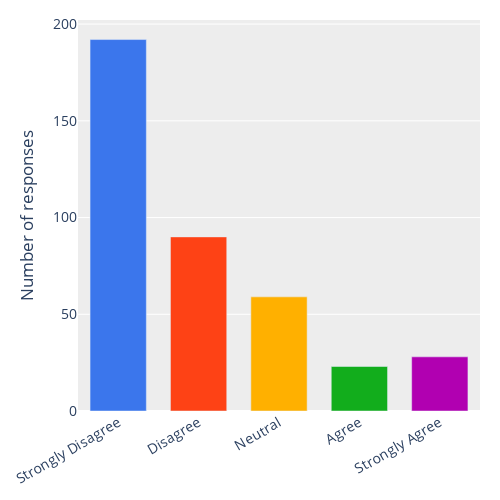
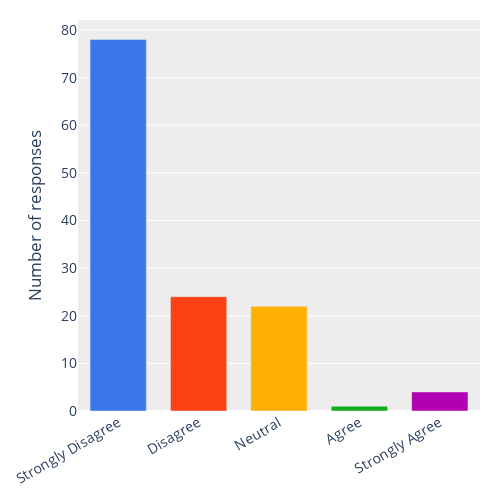

Notebook cell for these charts, in order:
### Code cell
for class_ in ['sta', 'dyn', 'sol']:
    color_map = {1:'#3b76ec',2:'#fe4215',3:'#ffb000',4:'#12ad1c', 5:'#b100b1'}
    fig = go.Figure()
    if class_ == 'dyn': continue
    print(list([sdfs[class_]['textbook'].value_counts()[i+1] for i in range(5)]))
    fig.add_trace(go.Bar(
            x= [1, 2, 3, 4, 5],
            y= list([sdfs[class_]['textbook'].value_counts()[i+1] for i in range(5)]),
            marker=dict(color=[c for k, c in color_map.items()]),
            #marker_line=dict(width=.25,color="black")
        ))
            
    fig.update_layout(
        title=f"",
        yaxis_title="Number of responses",
        showlegend=False,
        height=500,
        width=500,
        bargap=0.3,
        xaxis=dict(
            tickmode = 'array',
            tickvals=[1, 2, 3, 4, 5],
            ticktext=['Strongly Disagree', 'Disagree', 'Neutral', 'Agree', 'Strongly Agree'], 
            range=[0.5, 5.5] , tickfont=dict(size=14)
        ),
        yaxis=dict(
            tickfont=dict(size=14)
        ),
        margin=dict(l=40, r=20, t=20, b=40),plot_bgcolor="#ededed",
        font=dict(size=14)
    )

    fig.update_xaxes(tickangle= -30, 
                      )

    #fig.update_layout(xaxis_title=None)

    fig.write_image(f"./ief/{class_}_textbook.png", scale=3)

    fig.show()

### Figure 1 — Plotly figure (JSON) as saved in the notebook; plotly's stock layout.template omitted (floating-point values rounded to 4 significant figures)
{"data": [{"marker": {"color": ["#3b76ec", "#fe4215", "#ffb000", "#12ad1c", "#b100b1"]}, "type": "bar", "x": [1, 2, 3, 4, 5], "y": [192, 90, 59, 23, 28]}], "layout": {"bargap": 0.3, "font": {"size": 14}, "height": 500, "margin": {"b": 40, "l": 40, "r": 20, "t": 20}, "plot_bgcolor": "#ededed", "showlegend": false, "title": {"text": ""}, "width": 500, "xaxis": {"range": [0.5, 5.5], "tickangle": -30, "tickfont": {"size": 14}, "tickmode": "array", "ticktext": ["Strongly Disagree", "Disagree", "Neutral", "Agree", "Strongly Agree"], "tickvals": [1, 2, 3, 4, 5]}, "yaxis": {"tickfont": {"size": 14}, "title": {"text": "Number of responses"}}}}

### Figure 2 — Plotly figure (JSON) as saved in the notebook; plotly's stock layout.template omitted (floating-point values rounded to 4 significant figures)
{"data": [{"marker": {"color": ["#3b76ec", "#fe4215", "#ffb000", "#12ad1c", "#b100b1"]}, "type": "bar", "x": [1, 2, 3, 4, 5], "y": [78, 24, 22, 1, 4]}], "layout": {"bargap": 0.3, "font": {"size": 14}, "height": 500, "margin": {"b": 40, "l": 40, "r": 20, "t": 20}, "plot_bgcolor": "#ededed", "showlegend": false, "title": {"text": ""}, "width": 500, "xaxis": {"range": [0.5, 5.5], "tickangle": -30, "tickfont": {"size": 14}, "tickmode": "array", "ticktext": ["Strongly Disagree", "Disagree", "Neutral", "Agree", "Strongly Agree"], "tickvals": [1, 2, 3, 4, 5]}, "yaxis": {"tickfont": {"size": 14}, "title": {"text": "Number of responses"}}}}
